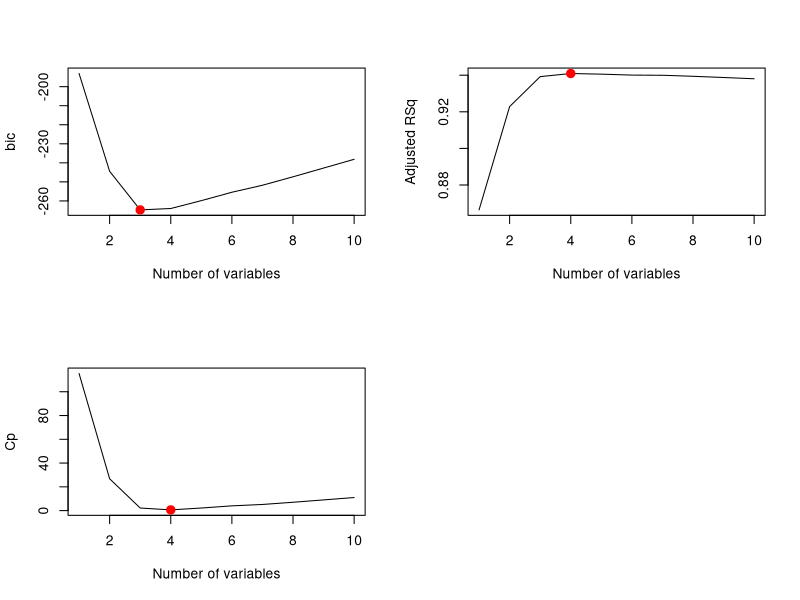
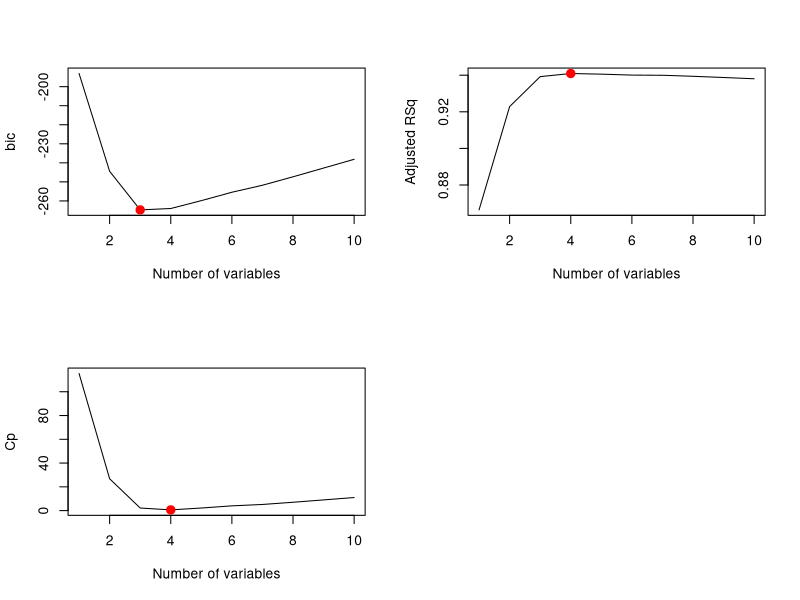
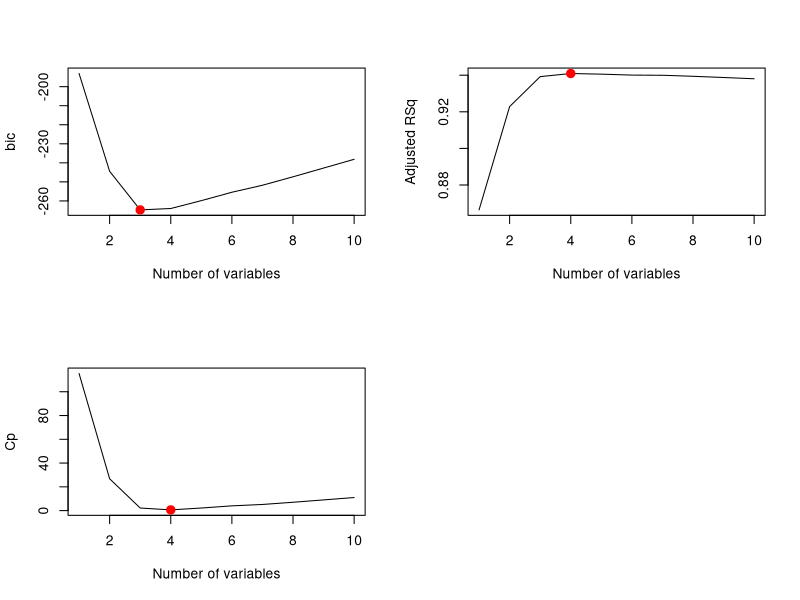
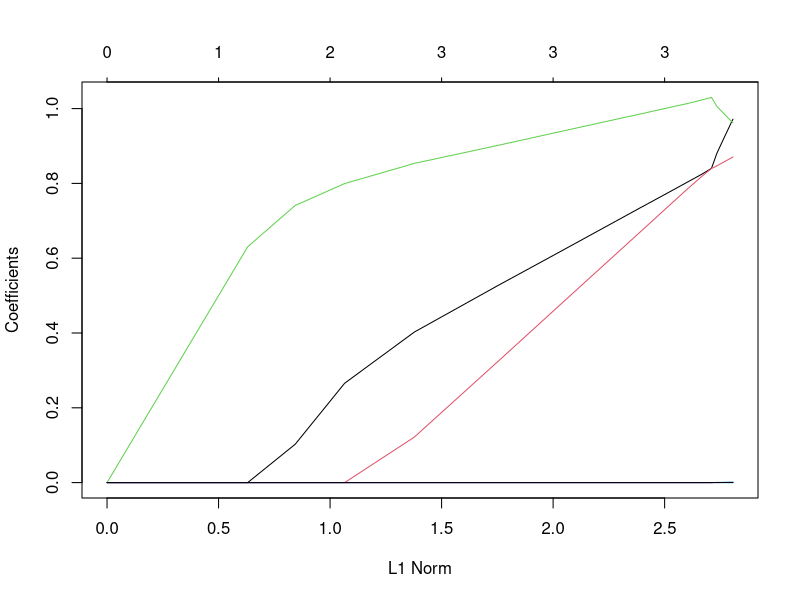
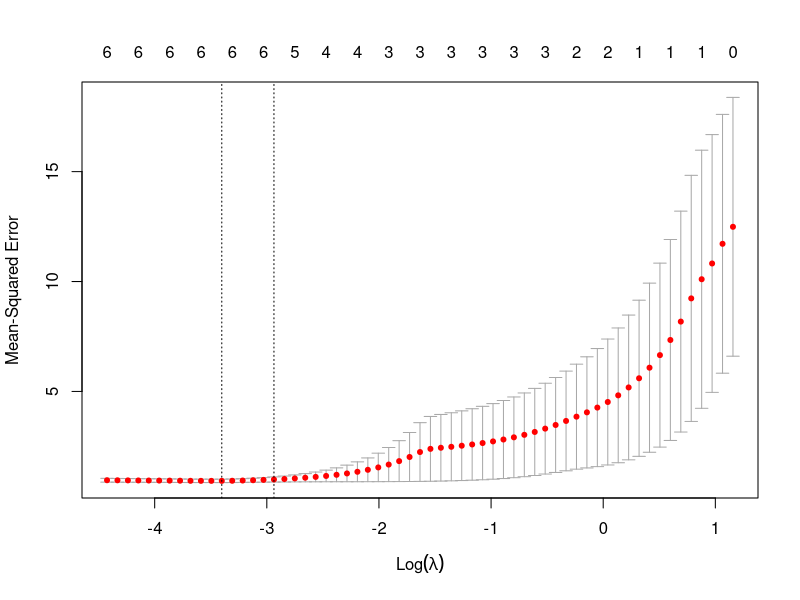

Source code (R) for these figures, in order:
## ---- chunk 1
      set.seed(1)
      X=rnorm(100)
      eps=rnorm(100)

## ---- chunk 2
      X2=X^2
      X3=X^3

      beta0=1
      beta1=1
      beta2=1
      beta3=1
      Y=beta0+beta1*X+beta2*X2+beta3*X3+eps
## ---- chunk 3
      library(leaps)
      df=data.frame(y=Y,x=X)
      regfit.X=regsubsets(y~poly(x,10,raw=T), data=df, nvmax=10)
      regfitx.summary=summary(regfit.X)

      par(mfrow=c(2,2))
      
      plot(regfitx.summary$bic, xlab="Number of variables", ylab="bic",type = "l")
      k=which.min(regfitx.summary$bic)
      points(k,regfitx.summary$bic[k],col="red",cex=2,pch=20)
      
      plot(regfitx.summary$adjr2, xlab="Number of variables", ylab="Adjusted RSq",type = "l")
      k=which.max(regfitx.summary$adjr2)
      points(k,regfitx.summary$adjr2[k],col="red",cex=2,pch=20)
      
      plot(regfitx.summary$cp, xlab="Number of variables", ylab="Cp",type="l")
      k=which.min(regfitx.summary$cp)
      points(k,regfitx.summary$cp[k],col="red",cex=2,pch=20)
      
      coefficients(regfit.X,3)
      coefficients(regfit.X,4)
## ---- chunk 4
      regfit.fwd=regsubsets(y~poly(x,10,raw=T), data=df, nvmax=10, method="forward")
      regfitfwd.summary=summary(regfit.X)

      par(mfrow=c(2,2))
      
      plot(regfitfwd.summary$bic, xlab="Number of variables", ylab="bic",type = "l")
      k=which.min(regfitfwd.summary$bic)
      points(k,regfitfwd.summary$bic[k],col="red",cex=2,pch=20)
      
      plot(regfitfwd.summary$adjr2, xlab="Number of variables", ylab="Adjusted RSq",type = "l")
      k=which.max(regfitfwd.summary$adjr2)
      points(k,regfitfwd.summary$adjr2[k],col="red",cex=2,pch=20)
      
      plot(regfitfwd.summary$cp, xlab="Number of variables", ylab="Cp",type="l")
      k=which.min(regfitfwd.summary$cp)
      points(k,regfitfwd.summary$cp[k],col="red",cex=2,pch=20)
      
      coefficients(regfit.fwd,3)
      coefficients(regfit.fwd,4) 
## ---- chunk 5
      #Backward
      regfit.bwd=regsubsets(y~poly(x,10,raw=T), data=df, nvmax=10, method="backward")
      regfitbwd.summary=summary(regfit.X)

      par(mfrow=c(2,2))
      plot(regfitbwd.summary$bic, xlab="Number of variables", ylab="bic",type = "l")
      k=which.min(regfitbwd.summary$bic)
      k
      points(k,regfitbwd.summary$bic[k],col="red",cex=2,pch=20)
      
      plot(regfitbwd.summary$adjr2, xlab="Number of variables", ylab="Adjusted RSq",type = "l")
      k=which.max(regfitbwd.summary$adjr2)
      k
      points(k,regfitbwd.summary$adjr2[k],col="red",cex=2,pch=20)
      
      plot(regfitbwd.summary$cp, xlab="Number of variables", ylab="Cp",type="l")
      k=which.min(regfitbwd.summary$cp)
      k
      points(k,regfitbwd.summary$cp[k],col="red",cex=2,pch=20)
      
      coefficients(regfit.bwd,3)
      coefficients(regfit.bwd,4)
      
## ---- chunk 6
      par(mfrow=c(1,1))
      library(glmnet)
      xnew=model.matrix(y~poly(x,10,raw=T),data=df)[,-1]
      grid=10^seq(10,-2,length=100)
      
      set.seed(1)
      train=sample(1:nrow(xnew),nrow(xnew)/2)
      test=(-train)
      Y.test=Y[test]
      
      lasso.mod=glmnet(xnew[train,],Y[train], alpha=1,lambda=grid)
      plot(lasso.mod)
      
      cv.out=cv.glmnet(xnew[train,], Y[train], alpha=1)
      plot(cv.out)
      bestlam=cv.out$lambda.min
      
      lasso.pred=predict(lasso.mod,s=bestlam,newx=xnew[test,], type="coefficients")
      lasso.pred
## ---- chunk 7
    
    set.seed(1)
    beta7 = 1
    Y=beta0+beta7*X^7+eps
    df=data.frame(y=Y,x=X)
    regfitx7=regsubsets(y~poly(x,10,raw=T), data=df, nvmax=10)
    regfitx7.summary=summary(regfitx7)
    k=which.min(regfitx7.summary$bic)
    coefficients(regfitx7,k)
    k=which.min(regfitx7.summary$cp)
    coefficients(regfitx7,k)
    k=which.max(regfitx7.summary$adjr2)
    coefficients(regfitx7,k)
## ---- chunk 8
      xnew=model.matrix(y~poly(x,10,raw=T),data=df)[,-1]
      cv.out=cv.glmnet(xnew, Y, alpha=1)
      bestlam=cv.out$lambda.min
      
      lasso.pred=predict(lasso.mod,s=bestlam,newx=xnew, type="coefficients")
      lasso.pred
